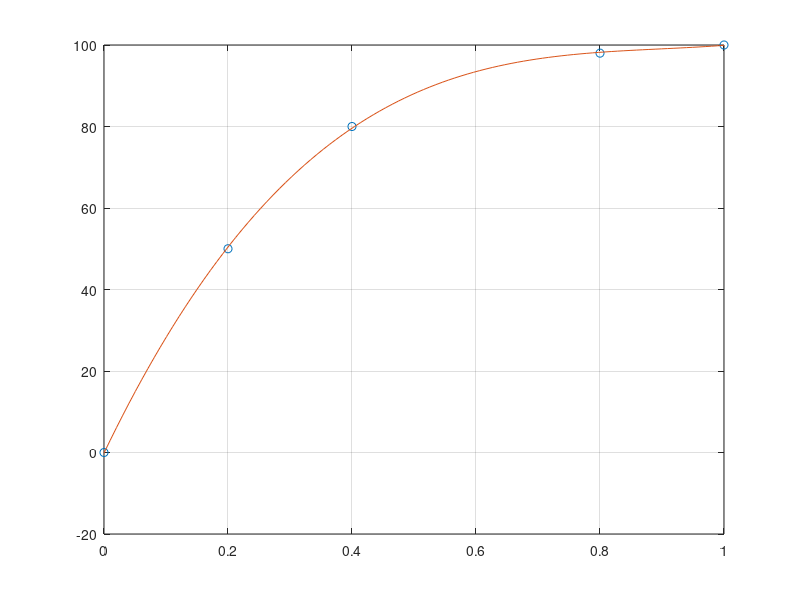

Reproduce this figure in MATLAB.
clc;
clear;
close all;
% 快乐：嘴角上扬状
% 0.8-0.99
x = [0, 0.4, 0.8, 0.95, 1]; % 输入已知的 x 坐标
y = [0, 10, 50, 80, 100]; % 输入已知的 y 坐标
p = polyfit(x, y, 3);
% 愤怒：咬牙切齿挤眼睛状
% 0.2-0.45
x = [0, 0.3, 0.55, 1]; % 输入已知的 x 坐标
y = [0, 50, 80, 100]; % 输入已知的 y 坐标
p = polyfit(x, y, 3);
% 恐惧：挑高眉毛闭嘴状
% 0.3-0.5
x = [0, 0.15, 0.4, 0.7, 1]; % 输入已知的 x 坐标
y = [0, 50, 80, 95, 100]; % 输入已知的 y 坐标
p = polyfit(x, y, 3);
% 惊讶：大张嘴状
% 0.2-0.6
x = [0, 0.2, 0.6, 0.61, 1]; % 输入已知的 x 坐标
y = [0, 50, 80, 95, 100]; % 输入已知的 y 坐标
p = polyfit(x, y, 3);
% 悲伤：嘴角下压状
% 0.2-0.4
x = [0, 0.2, 0.4, 0.8, 1]; % 输入已知的 x 坐标
y = [0, 50, 80, 98, 100]; % 输入已知的 y 坐标
p = polyfit(x, y, 3);
% 厌恶：挤眼睛嘴角下压状
% 0.02-0.05
% 平静：无表情状
% 0.3+




xx = linspace(min(x), max(x), 100);
yy = polyval(p, xx);
plot(x, y, 'o', xx, yy, '-');
grid on;
disp('拟合多项式解析式:');
disp(p);


